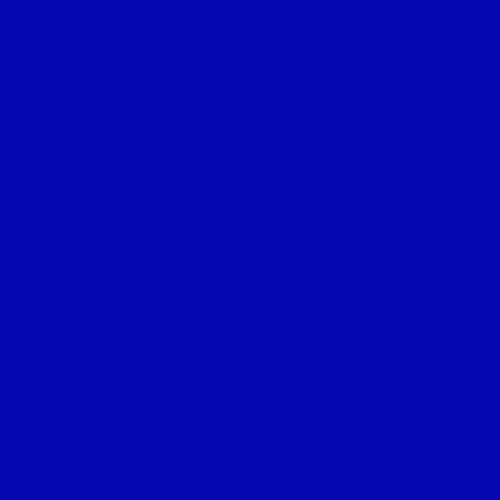
Frame 1 (no input)
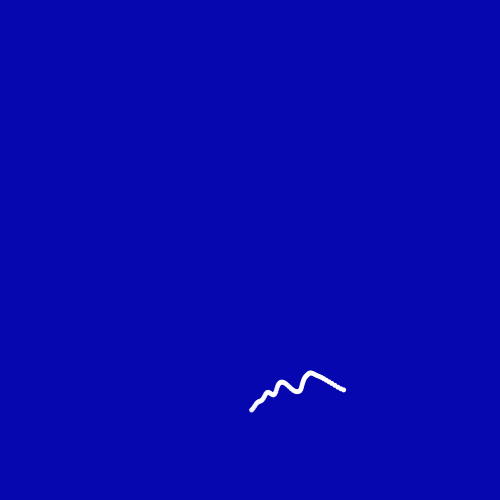
Frame 60 (the mouse pressed at the canvas centre just before this capture)
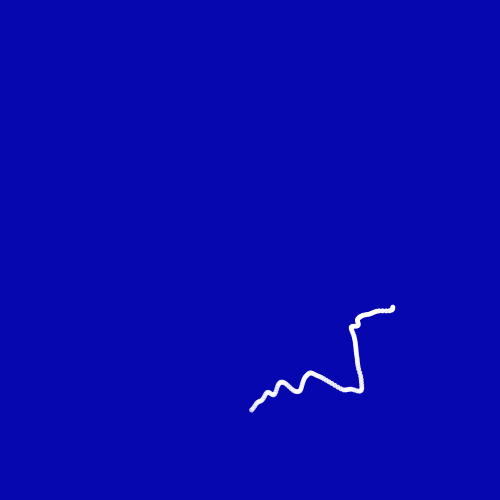
Frame 120 (the mouse held since frame 60 and released just before this capture)

The Processing sketch that drew these frames (run headless with seeded random() and noise(); from frame 60 on, the mouse is pressed at the canvas centre):

// Processing sketch: sketch_16012017
// ── sketch_16012017.pde
ArrayList<Ball> b;
  float angle = 0.01;
  float speed = 0.01;
  float x = 0;
  float y = 0;
  float t = 0;
void setup(){
  size(500, 500);
  smooth();
  b = new ArrayList<Ball>();
}


void draw(){
  background(6,7, 175);
  noStroke();
  move();
  for(int i = 0; i<b.size(); i++){
    Ball ball = b.get(i);
    ball.move();
    ball.display();
    if(ball.isDead()){
      b.remove(i);
    }
  }
  b.add(new Ball(x,y));
  println(b.size());
}

void move(){
  t = t + 0.03;
  float n = noise(t);
  n = map(n, 0,1, 100,200);
  x = 250 + sin(angle)*n;
  y = 250 + cos(angle)*n;
  angle = angle+speed;
}
// ── Ball.pde
class Ball{
  float x, y;
  float alpha = 255;
  Ball(float newX, float newY){
    x = newX;
    y = newY;
  }
  
  void move(){
    alpha-=0.5;
  }
  boolean isDead(){
    if(alpha<=0){
        return true;
    }else{
       return false;
    }
  }
  void display(){
    fill(255, alpha);
    ellipse(x, y, 5 , 5);
  }
}
